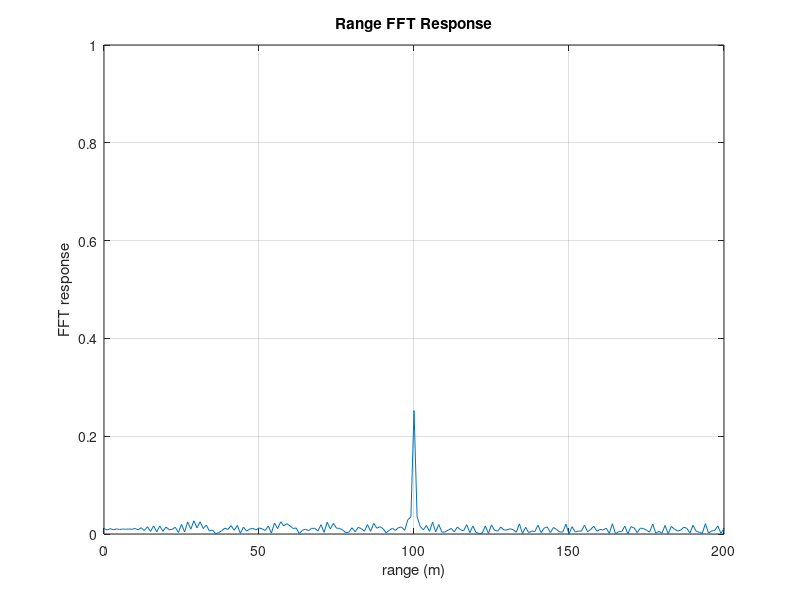
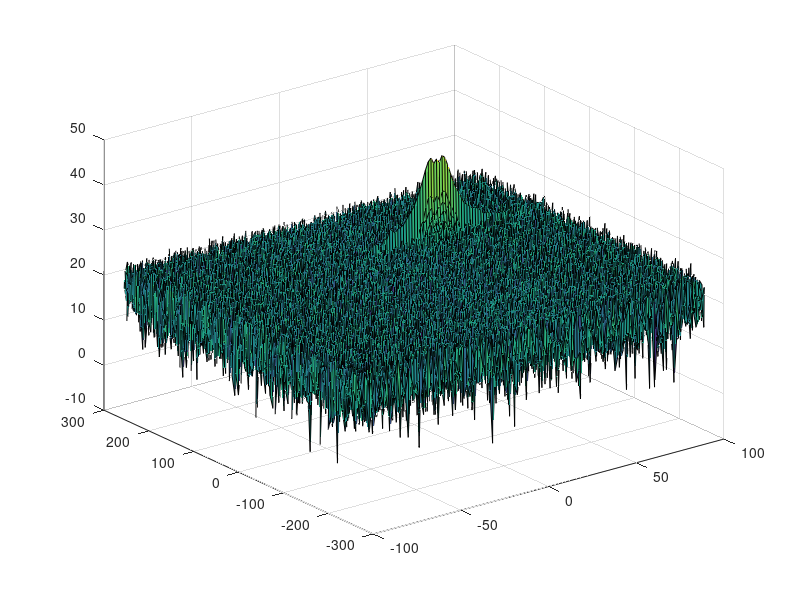
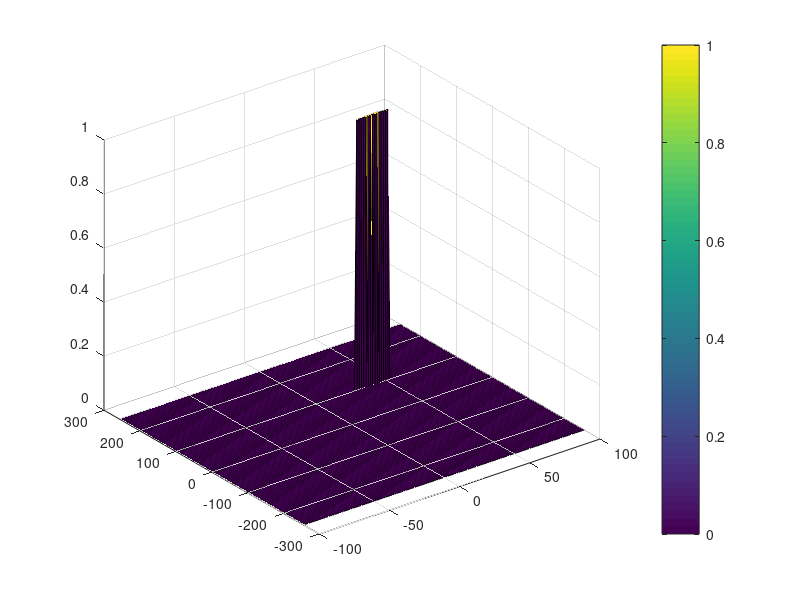

These figures' MATLAB source, in order:

close all; clear all; clc;

%% Radar Specifications 
%%%%%%%%%%%%%%%%%%%%%%%%%%%
% Frequency of operation = 77GHz
% Max Range = 200m
% Range Resolution = 1 m
% Max Velocity = 100 m/s
%%%%%%%%%%%%%%%%%%%%%%%%%%%

%speed of light = 3e8

range_res = 1;
range_max = 200;
c = 3e8;
%% User Defined Range and Velocity of target
% *%TODO* :
% define the target's initial position and velocity. Note : Velocity
% remains contant
 
initial_pos = 100; %meters
vel = 40; %m/s

%% FMCW Waveform Generation

% *%TODO* :
%Design the FMCW waveform by giving the specs of each of its parameters.
% Calculate the Bandwidth (B), Chirp Time (Tchirp) and Slope (slope) of the FMCW
% chirp using the requirements above.

%max range res = c/(2*B). where c is speed of light and B is bandwidth of the
%chirp signal

B = c/(2 * range_res);
Tchirp = 5.5 * (2 * range_max)/c;
alpha = B/Tchirp;

%Operating carrier frequency of Radar 
fc= 77e9;             %carrier freq

                                                          
%The number of chirps in one sequence. Its ideal to have 2^ value for the ease of running the FFT
%for Doppler Estimation. 
Nd=128;                   % #of doppler cells OR #of sent periods % number of chirps

%The number of samples on each chirp. 
Nr=1024;                  %for length of time OR # of range cells

% Timestamp for running the displacement scenario for every sample on each
% chirp
t=linspace(0,Nd*Tchirp,Nr*Nd); %total time for samples

Ts = Tchirp / Nr;
Fs = 1 / Ts;

%Creating the vectors for Tx, Rx and Mix based on the total samples input.
Tx=zeros(1,length(t)); %transmitted signal
Rx=zeros(1,length(t)); %received signal
Mix = zeros(1,length(t)); %beat signal

%Similar vectors for range_covered and time delay.
r_t=zeros(1,length(t));
td=zeros(1,length(t));

fprintf("Bandwidth = %f Hz, Chirp Time = %f s, slope = %f Hz/s\n", B, Tchirp, alpha);


%% Signal generation and Moving Target simulation
% Running the radar scenario over the time. 

for i=1:length(t)         
    
    
    % *%TODO* :
    %For each time stamp update the Range of the Target for constant velocity. 
    if i == 1
        r_t(i) = initial_pos;
    else
        r_t(i) = r_t(i-1) + vel*Ts;
    end
    
    % *%TODO* :
    %For each time sample we need update the transmitted and
    %received signal. 
    Tx(i) = cos(2 * pi * (fc * t(i) + alpha  *  t(i)^2 / 2));
    
    time_delay = 2 * r_t(i) / c;
    Rx (i)  = cos (2 * pi * (fc * (t(i) - time_delay) + alpha * (t(i) - time_delay)^2/2));
    
    % *%TODO* :
    %Now by mixing the Transmit and Receive generate the beat signal
    %This is done by element wise matrix multiplication of Transmit and
    %Receiver Signal
    Mix(i) = Rx(i) * Tx(i);
    
end

%% RANGE MEASUREMENT
 % *%TODO* :
%reshape the vector into Nr*Nd array. Nr and Nd here would also define the size of
%Range and Doppler FFT respectively.
Mix = reshape(Mix, [Nr, Nd]);
 % *%TODO* :
%run the FFT on the beat signal along the range bins dimension (Nr) and
%normalize.
P1 = fft(Mix(:, 2));
 % *%TODO* :
% Take the absolute value of FFT output
P1 = abs(P1/Nr);
 % *%TODO* :
% Output of FFT is double sided signal, but we are interested in only one side of the spectrum.
% Hence we throw out half of the samples.
P1 = P1(1 : Nr/2 + 1);

f = Fs * (0 : Nr/2) / Nr; 

%plotting the range
figure ('Name','Range from First FFT');
plot(f * c / (2 * alpha), P1);
xlabel('range (m)');
ylabel('FFT response');
title('Range FFT Response');
grid on;
axis ([0 200 0 1]);

%% RANGE DOPPLER RESPONSE
% The 2D FFT implementation is already provided here. This will run a 2DFFT
% on the mixed signal (beat signal) output and generate a range doppler
% map.You will implement CFAR on the generated RDM


% Range Doppler Map Generation.

% The output of the 2D FFT is an image that has reponse in the range and
% doppler FFT bins. So, it is important to convert the axis from bin sizes
% to range and doppler based on their Max values.

Mix=reshape(Mix,[Nr,Nd]);

% 2D FFT using the FFT size for both dimensions.
sig_fft2 = fft2(Mix,Nr,Nd);

% Taking just one side of signal from Range dimension.
sig_fft2 = sig_fft2(1:Nr/2,1:Nd);
sig_fft2 = fftshift (sig_fft2);
RDM = abs(sig_fft2);
RDM = 10*log10(RDM) ;

%use the surf function to plot the output of 2DFFT and to show axis in both
%dimensions
doppler_axis = linspace(-100,100,Nd);
range_axis = linspace(-200,200,Nr/2)*((Nr/2)/400);
figure('Name','Range Doppler Response');
surf(doppler_axis,range_axis,RDM);

%% CFAR implementation

%Slide Window through the complete Range Doppler Map

% *%TODO* :
%Select the number of Training Cells in both the dimensions.
Tr = 10;
Td = 8;

% *%TODO* :
%Select the number of Guard Cells in both dimensions around the Cell under 
%test (CUT) for accurate estimation
Gr = 4;
Gd = 4;

% *%TODO* :
% offset the threshold by SNR value in dB
offset = 10;

% *%TODO* :
%Create a vector to store noise_level for each iteration on training cells
noise_level = zeros(1,1);


% *%TODO* :
%design a loop such that it slides the CUT across range doppler map by
%giving margins at the edges for Training and Guard Cells.
%For every iteration sum the signal level within all the training
%cells. To sum convert the value from logarithmic to linear using db2pow
%function. Average the summed values for all of the training
%cells used. After averaging convert it back to logarithimic using pow2db.
%Further add the offset to it to determine the threshold. Next, compare the
%signal under CUT with this threshold. If the CUT level > threshold assign
%it a value of 1, else equate it to 0.
for i = Tr + Gr + 1 : Nr/2 - (Gr + Tr)
    for j = Td + Gd + 1 : Nd - (Gd + Td)
        current_region = RDM(i - (Tr + Gr) : i + (Tr + Gr), j - (Gd + Td) : j + (Gd + Td));
        current_region_sum = sum(abs(db2pow(current_region(:))));
        
        guard_cut_region = RDM(i - Gr : i + Gr, j - Gd : j + Gd);
        guard_cut_region_sum = sum(abs(db2pow(guard_cut_region(:))));
        
        training_region_sum = current_region_sum - guard_cut_region_sum;
        threshold = (training_region_sum / (length(current_region(:)) - length(guard_cut_region(:)))) * offset;
        
        if (db2pow(RDM(i,j)) > threshold)
            RDM(i,j) = 1;
        else
            RDM(i,j) = 0;
        end
    end
end

% *%TODO* :
% The process above will generate a thresholded block, which is smaller 
%than the Range Doppler Map as the CUT cannot be located at the edges of
%matrix. Hence,few cells will not be thresholded. To keep the map size same
% set those values to 0.  

RDM(1 : Tr + Gr, 1 : Nd) = 0;
RDM(Nr/2 - Tr - Gr : Nr/2, 1 : Nd) = 0;
RDM(1 : Nr/2, 1 : Td + Gd) = 0;
RDM(1 : Nr/2, Nd - Td - Gd : Nd) = 0;

% *%TODO* :
%display the CFAR output using the Surf function like we did for Range
%Doppler Response output.
figure,surf(doppler_axis,range_axis, RDM);
colorbar;